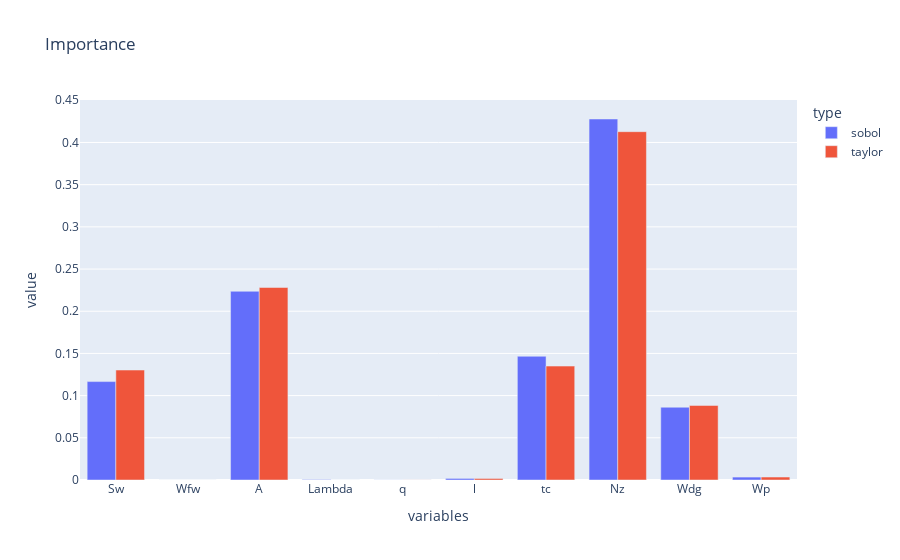

The code cell stored with this chart in its notebook:
### Markdown cell above
> 17. En déduire une estimation des indices de Sobol totaux de chacune des composantes de X. En appliquant le même critère que pour les facteurs d’importance issus du développement de Taylor, quels sont les composantes influentes et celles qui ne le sont pas? Comparer avec le classement obtenu précédemment.

### Code cell
threshold = 0.005  # 0.5% threshold
influential_components = []
non_influential_components = []

# Seuil d'importance
threshold = 0.005

important_components = []
negligible_components = []

for i, index in enumerate(total_sobol_indices):
    if index > threshold:
        influential_components.append(i)
    else:
        non_influential_components.append(i)

print("Composantes importantes:", nom_sources[influential_components])
print("Composantes négligeables:", nom_sources[non_influential_components])

# plt.title("Comparaison")
# plt.bar(nom_sources, total_sobol_indices, label="Total Sobol indices", alpha=0.5)
# plt.bar(nom_sources, importance_factors, label="Importance Factors", alpha=0.8)
# plt.legend()

df1 = pd.DataFrame({})
df1["value"]=np.array(total_sobol_indices)
df1["variables"]=nom_sources_list
df1["type"]=["sobol" for _ in range(len(nom_sources_list))]

df2=pd.DataFrame({})
df2["value"]=(np.array(importance_factors))
df2["variables"]=(nom_sources_list)
df2["type"]=(["taylor" for _ in range(len(nom_sources_list))])

df=df1.append(df2)
fig = px.bar(df,x="variables", y="value",color="type", title='Importance',barmode='group')
sb.barplot(df,x="variables", y="value", hue="type")
fig.show()

### Figure 1 — Plotly figure (JSON) as saved in the notebook; plotly's stock layout.template omitted (floating-point values rounded to 4 significant figures)
{"data": [{"alignmentgroup": "True", "hovertemplate": "type=sobol<br>variables=%{x}<br>value=%{y}<extra></extra>", "legendgroup": "sobol", "marker": {"color": "#636efa", "pattern": {"shape": ""}}, "name": "sobol", "offsetgroup": "sobol", "orientation": "v", "showlegend": true, "textposition": "auto", "type": "bar", "x": ["Sw", "Wfw", "A", "Lambda", "q", "l", "tc", "Nz", "Wdg", "Wp"], "xaxis": "x", "y": [0.1166, 3.593e-06, 0.2236, 0.0005608, 9.958e-05, 0.001872, 0.1466, 0.4278, 0.08625, 0.003464], "yaxis": "y"}, {"alignmentgroup": "True", "hovertemplate": "type=taylor<br>variables=%{x}<br>value=%{y}<extra></extra>", "legendgroup": "taylor", "marker": {"color": "#EF553B", "pattern": {"shape": ""}}, "name": "taylor", "offsetgroup": "taylor", "orientation": "v", "showlegend": true, "textposition": "auto", "type": "bar", "x": ["Sw", "Wfw", "A", "Lambda", "q", "l", "tc", "Nz", "Wdg", "Wp"], "xaxis": "x", "y": [0.1303, 2.94e-06, 0.2282, 0, 8.251e-05, 0.001803, 0.135, 0.4128, 0.08833, 0.003516], "yaxis": "y"}], "layout": {"barmode": "group", "legend": {"title": {"text": "type"}, "tracegroupgap": 0}, "title": {"text": "Importance"}, "xaxis": {"anchor": "y", "domain": [0, 1], "title": {"text": "variables"}}, "yaxis": {"anchor": "x", "domain": [0, 1], "title": {"text": "value"}}}}
